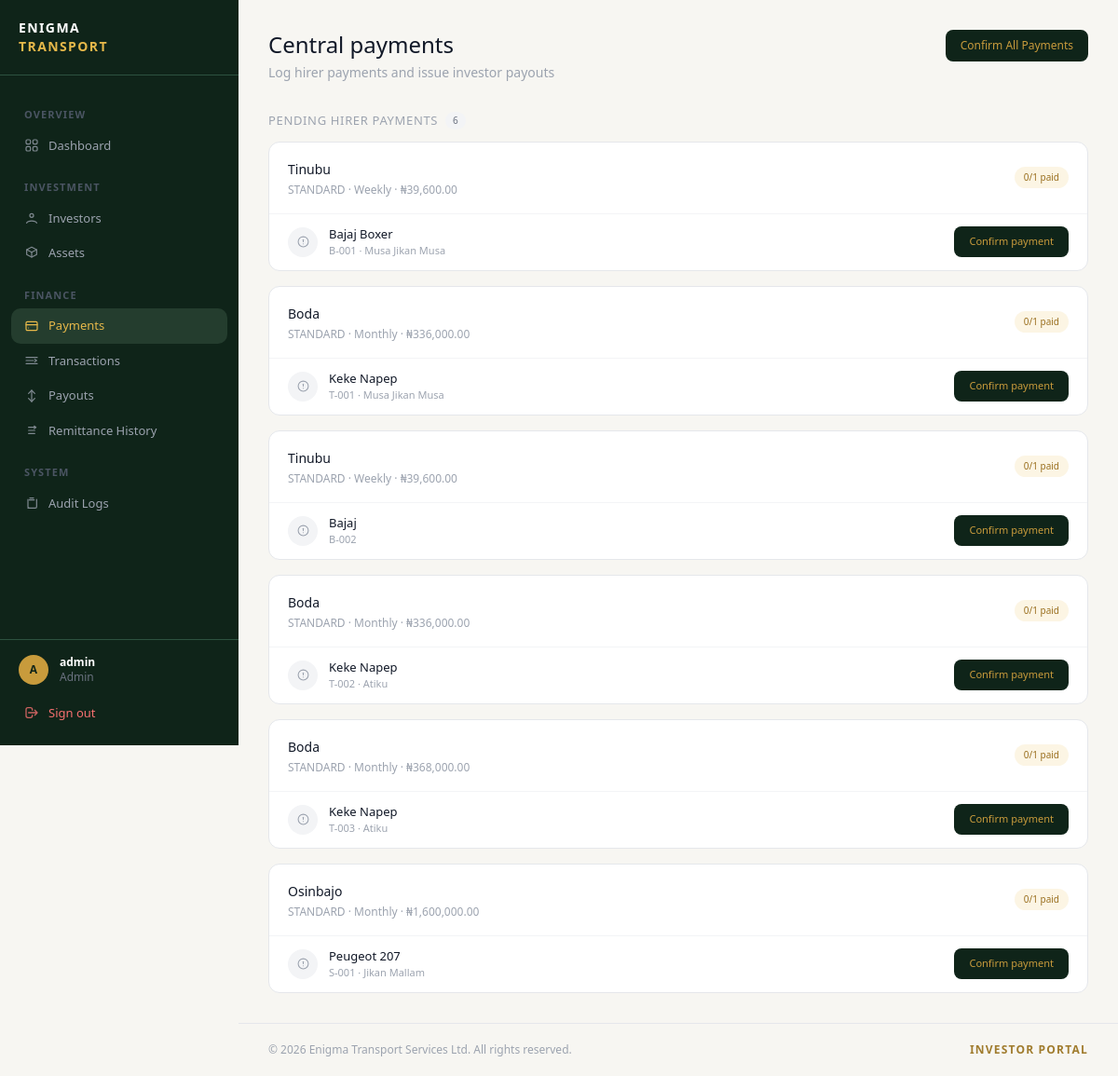
The app's page /remittances/ (signed in), older data.
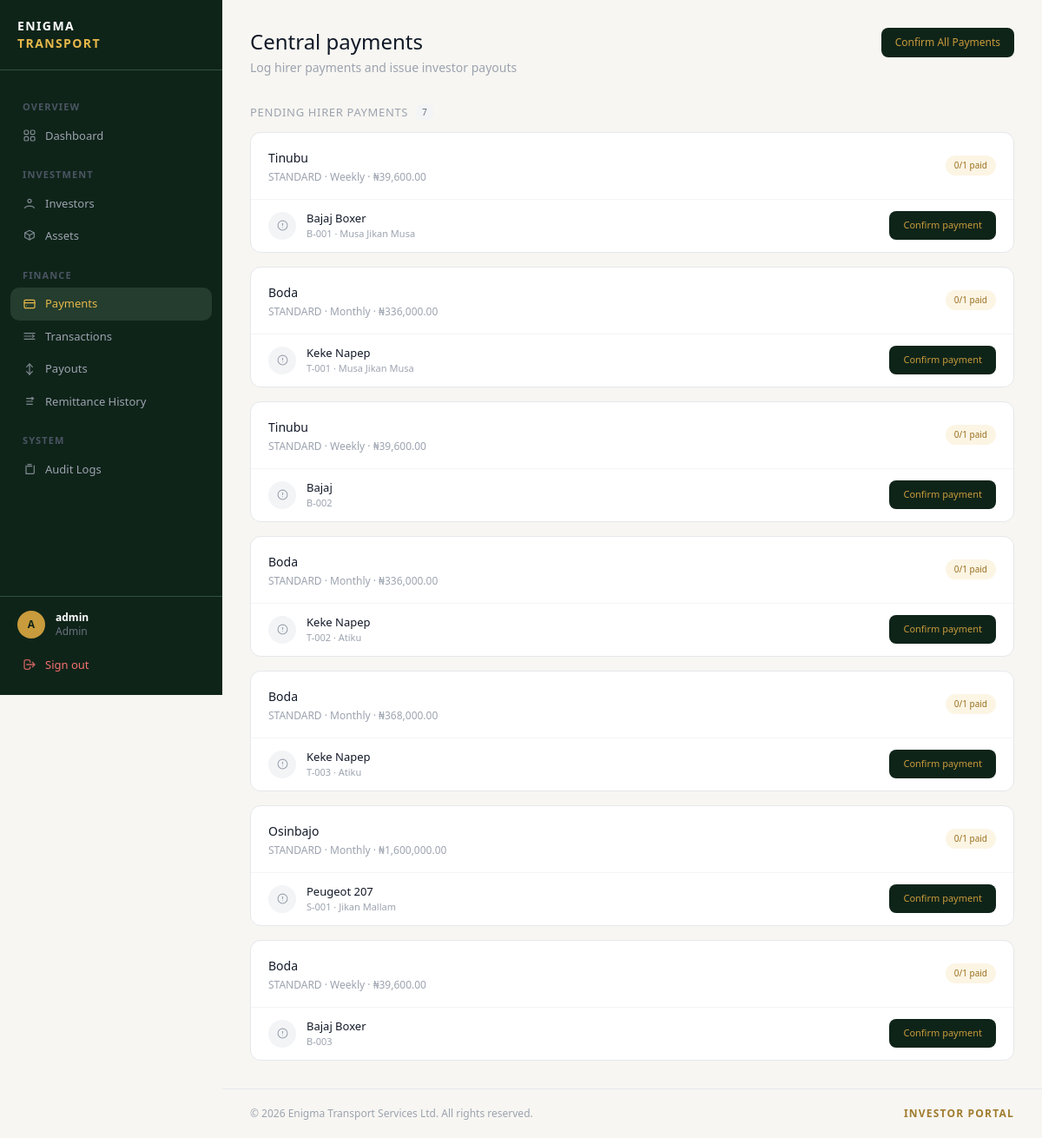
The same page, newer data.
### investments/models.py (models this page shows, shortened)
class Investment(models.Model):
    STATUS_CHOICES = (
        ('pending', 'Pending'),
        ('awaiting_payment', 'Awaiting Payment'),
        ('active', 'Active'),
        ('completed', 'Completed'),
        ('cancelled', 'Cancelled'),
    )
    FREQUENCY_CHOICES = (
        ('weekly', 'Weekly'),
        ('monthly', 'Monthly'),
    )
    investor = models.ForeignKey(
        InvestorProfile,
        on_delete=models.CASCADE,
        related_name='investments'
    )
    tier = models.ForeignKey(
        InvestmentTier,
        on_delete=models.PROTECT
    )
    number_of_assets = models.PositiveIntegerField(default=0)
    investment_amount = models.DecimalField(
        max_digits=15, decimal_places=2, default=0
    )
    status = models.CharField(
        max_length=20, choices=STATUS_CHOICES, default='pending'
    )
    payout_frequency = models.CharField(
        max_length=20, choices=FREQUENCY_CHOICES, default='monthly'
    )
    duration_weeks = models.PositiveIntegerField(null=True, blank=True)
    duration_months = models.PositiveIntegerField(null=True, blank=True)
    start_date = models.DateField(null=True, blank=True)
    end_date = models.DateField(null=True, blank=True)
    service_charge = models.DecimalField(max_digits=15, decimal_places=2, default=0)
    management_fee = models.DecimalField(max_digits=15, decimal_places=2, default=0)
    asset_type = models.CharField(max_length=100, blank=True)
    quantity = models.PositiveIntegerField(default=1)
    created_at = models.DateTimeField(auto_now_add=True)
    def total_weekly_return(self):
        total = self.allocations.aggregate(
            total=Sum('asset__weekly_return')
        )['total']
        return total or Decimal('0')
    def weekly_return(self):
        return self.total_weekly_return()
    def monthly_return(self):
        return self.weekly_return() * Decimal('4')
    def expected_return(self):
        if self.payout_frequency == 'weekly':
            return self.weekly_return()
        return self.monthly_return()

class InvestmentTier(models.Model):
    name = models.CharField(max_length=100)
    minimum_assets = models.PositiveIntegerField()
    maximum_assets = models.PositiveIntegerField()
    minimum_investment = models.DecimalField(max_digits=15, decimal_places=2)
    return_rate = models.DecimalField(max_digits=5, decimal_places=2)
    active = models.BooleanField(default=True)
    created_at = models.DateTimeField(auto_now_add=True)

### investors/models.py (models this page shows, shortened)
class InvestorProfile(models.Model):
    user = models.OneToOneField(
        settings.AUTH_USER_MODEL, on_delete=models.CASCADE
    )
    phone_number = models.CharField(max_length=20, blank=True, default='')
    bank_name = models.CharField(max_length=100, blank=True, default='')
    account_number = models.CharField(max_length=20, blank=True, default='')
    account_name = models.CharField(max_length=200, blank=True, default='')
    kyc_verified = models.BooleanField(default=False)
    created_at = models.DateTimeField(auto_now_add=True)

### accounts/models.py (models this page shows, shortened)
class User(AbstractUser):
    ROLE_CHOICES = (
        ('admin', 'Admin'),
        ('investor', 'Investor'),
    )
    role = models.CharField(max_length=20, choices=ROLE_CHOICES, default='investor')
    email = models.EmailField(unique=True)  # ← add this
    created_at = models.DateTimeField(auto_now_add=True)

### assets/models.py (models this page shows, shortened)
class AssetAllocation(models.Model):
    investment = models.ForeignKey(
        'investments.Investment',
        on_delete=models.CASCADE,
        related_name='allocations'
    )
    asset = models.ForeignKey(
        Asset,
        on_delete=models.PROTECT
    )
    quantity = models.PositiveIntegerField(default=1)
    hirer_name = models.CharField(max_length=200, blank=True)
    hirer_phone = models.CharField(max_length=20, blank=True)
    allocated_at = models.DateTimeField(auto_now_add=True)
    current_period_paid = models.BooleanField(default=False)
    last_payment_date = models.DateField(null=True, blank=True)
    paystack_page_id = models.CharField(max_length=100, blank=True)
    paystack_payment_link = models.URLField(blank=True)
    class Meta:
        unique_together = ('investment', 'asset')

class Asset(models.Model):
    STATUS_CHOICES = (
        ('available', 'Available'),
        ('allocated', 'Allocated'),
        ('maintenance', 'Maintenance'),
        ('inactive', 'Inactive'),
    )
    name = models.CharField(max_length=200)
    asset_code = models.CharField(max_length=50, unique=True, blank=True)
    asset_type = models.CharField(max_length=100)
    purchase_value = models.DecimalField(max_digits=15, decimal_places=2)
    service_charge = models.DecimalField(max_digits=15, decimal_places=2, default=0)
    management_fee = models.DecimalField(max_digits=15, decimal_places=2, default=0)
    weekly_return = models.DecimalField(max_digits=15, decimal_places=2, null=True, blank=True)
    duration_weeks = models.PositiveIntegerField(null=True, blank=True)
    status = models.CharField(max_length=20, choices=STATUS_CHOICES, default='available')
    created_at = models.DateTimeField(auto_now_add=True)

### remittances/views.py (the view)
# urls.py: path('', views.central_payment_view, name='central_payment'),
@admin_required
def central_payment_view(request):
    from investments.models import Investment
    active_investments = Investment.objects.filter(
        status='active'
    ).select_related('investor__user', 'tier')
    ready_for_payout = []
    pending_payments = []
    for investment in active_investments:
        allocations = investment.allocations.all()
        total_allocations = allocations.count()
        if total_allocations == 0:
            continue
        paid_allocations = allocations.filter(current_period_paid=True).count()
        if paid_allocations == total_allocations:
            ready_for_payout.append(investment)
        else:
            pending_payments.append({
                'investment': investment,
                'paid': paid_allocations,
                'total': total_allocations,
                'allocations': allocations,
            })
    return render(request, 'remittances/central_payment.html', {
        'ready_for_payout': ready_for_payout,
        'pending_payments': pending_payments,
    })

### templates/remittances/central_payment.html (shortened to what the changed rows need)
{% extends 'base.html' %}
{% load humanize %}
{% block dashboard_content %}
<div class="mb-8 flex items-start justify-between">
    <div>
        <h1 class="text-2xl font-medium text-gray-900">Central payments</h1>
    </div>
</div>
<div>
    <div class="flex items-center gap-2 mb-3">
        <h2 class="text-[13px] font-medium uppercase tracking-wider text-gray-400">Pending hirer payments</h2>
        <span class="text-[10px] font-medium px-2 py-0.5 rounded-full" style="background:#f3f4f6;color:#6b7280;">
            {{ pending_payments|length }}
        </span>
    </div>
    {% if pending_payments %}
    <div class="flex flex-col gap-4">
        {% for item in pending_payments %}
        <div class="bg-white border border-gray-200 rounded-xl overflow-hidden">
            <div class="flex justify-between items-center px-5 py-4 border-b border-gray-100">
                <div>
                    <span class="text-[14px] font-medium text-gray-900">{{ item.investment.investor.user.username }}</span>
                    <p class="text-[12px] text-gray-400 mt-0.5">
                        {{ item.investment.tier.name }} · {{ item.investment.payout_frequency|capfirst }} · ₦{{ item.investment.expected_return|floatformat:2|intcomma }}
                    </p>
                </div>
                <span class="text-[10px] font-medium px-2.5 py-1 rounded-full" style="background:rgba(230,184,74,0.15);color:#9a7020;">
                    {{ item.paid }}/{{ item.total }} paid
                </span>
            </div>
            <div>
                {% for allocation in item.allocations %}
                <div class="flex justify-between items-center px-5 py-3 border-b border-gray-100 last:border-b-0">
                    <div class="flex items-center gap-3">
                        <div class="w-8 h-8 rounded-full flex items-center justify-center text-xs font-medium flex-shrink-0"
                            style="{% if allocation.current_period_paid %}background:rgba(15,123,62,0.1);color:#0f7b3e;{% else %}background:#f3f4f6;color:#9ca3af;{% endif %}">
                            {% if allocation.current_period_paid %}
                            <svg xmlns="http://www.w3.org/2000/svg" width="13" height="13" viewBox="0 0 24 24" fill="none" stroke="currentColor" stroke-width="2.5" stroke-linecap="round" stroke-linejoin="round"><polyline points="20 6 9 17 4 12"/></svg>
                            {% else %}
                            <svg xmlns="http://www.w3.org/2000/svg" width="13" height="13" viewBox="0 0 24 24" fill="none" stroke="currentColor" stroke-width="2" stroke-linecap="round" stroke-linejoin="round"><circle cx="12" cy="12" r="10"/><line x1="12" y1="8" x2="12" y2="12"/><line x1="12" y1="16" x2="12.01" y2="16"/></svg>
                            {% endif %}
                        </div>
                        <div>
                            <p class="text-[13px] font-medium text-gray-900">{{ allocation.asset.name }}</p>
                            <p class="text-[11px] text-gray-400">
                                {{ allocation.asset.asset_code }}{% if allocation.hirer_name %} · {{ allocation.hirer_name }}{% endif %}
                            </p>
                        </div>
                    </div>
                    <div>
                        {% if allocation.current_period_paid %}
                        <span class="text-[10px] font-medium px-2.5 py-1 rounded-full" style="background:rgba(15,123,62,0.1);color:#0f7b3e;">Paid</span>
                        {% else %}
                        <form method="POST" action="{% url 'confirm_payment' allocation.pk %}">
                            <button type="submit"
                                class="text-[11px] font-medium px-4 py-2 rounded-lg whitespace-nowrap"
                                style="background:#0f2419;color:#c89b3c;">
                                Confirm payment
                            </button>
                        </form>
                        {% endif %}
                    </div>
                </div>
                {% endfor %}
            </div>
        </div>
        {% endfor %}
    </div>
    {% endif %}
</div>
{% endblock %}

Row changes from the older to the newer data that the page shows:
added Investment: investment.investor.user.username "Boda", investment.tier.name "STANDARD", investment.payout_frequency "Weekly", investment.expected_return "39,600.00", paid "0", total "1"
added AssetAllocation: current_period_paid False (drawn), asset.name "Bajaj Boxer", asset.asset_code "B-003", shown under "Boda"
Text that changed along with them:
{{ pending_payments|length }}: "6" → "7"
